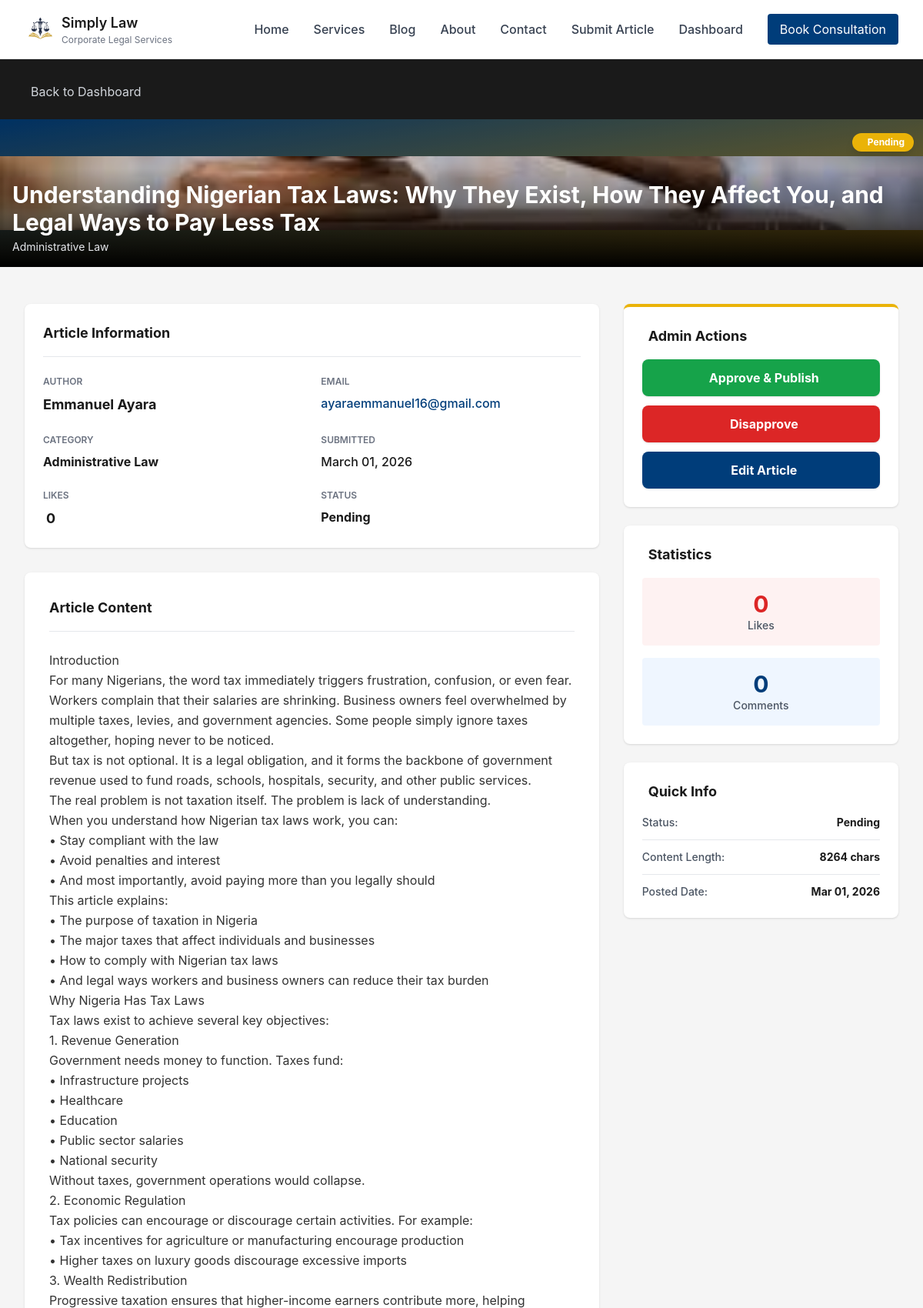
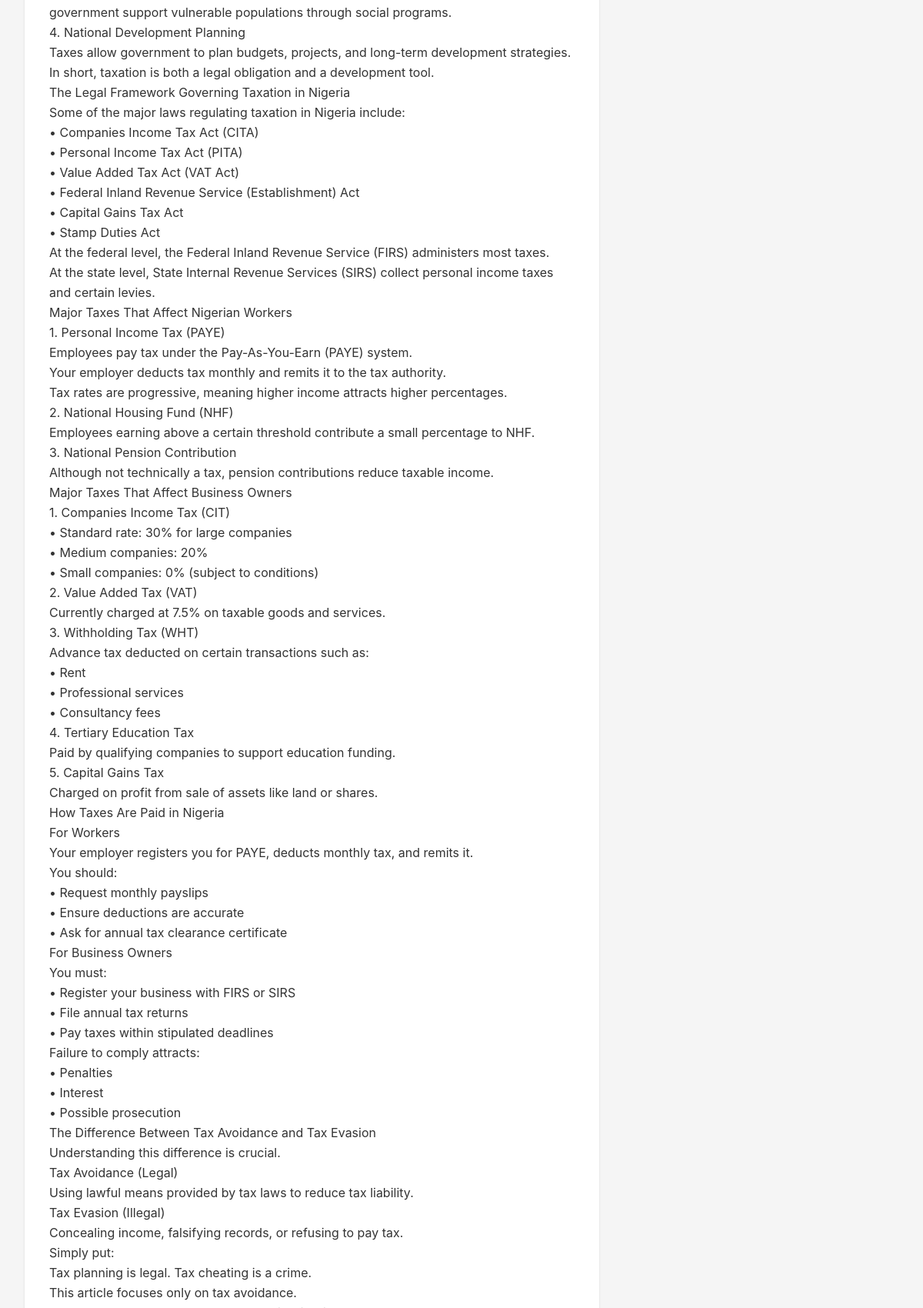
The app's page /admin/view/11 (signed in, upper part) with its own data (2 pictures, top to bottom).
### models.py (models this page shows, shortened)
class Article(db.Model):
    id = db.Column(db.Integer, primary_key=True)
    email = db.Column(db.String(120), nullable=False)
    title = db.Column(db.String(200), nullable=False)
    content = db.Column(db.Text, nullable=False)
    author = db.Column(db.String(100), nullable=False)
    date_posted = db.Column(db.DateTime, default=datetime.utcnow, nullable=False)
    date_submitted = db.Column(db.DateTime, default=datetime.utcnow, nullable=False)
    status = db.Column(
        db.String(20),
        nullable=False,
        default='pending',
        index=True  # ✅ Frequently queried
    )
    category = db.Column(
        db.String(100),
        nullable=False,
        default='General',
        index=True  # ✅ Frequently used for filtering
    )
    likes = db.Column(db.Integer, default=0, nullable=False)
    views = db.Column(db.Integer, default=0, nullable=False)
    cover_image = db.Column(db.String(255), nullable=True)
    document_filename = db.Column(db.String(255), nullable=True)
    deleted_at = db.Column(db.DateTime, nullable=True)
    is_draft = db.Column(db.Boolean, default=False, nullable=False)
    comments = db.relationship('Comment', backref='article', lazy=True, cascade='all, delete-orphan')
    visits = db.relationship('Visit', backref='article', lazy=True, cascade='all, delete-orphan')
    __table_args__ = (
        db.Index('idx_article_status_category', 'status', 'category'),
        db.Index('idx_article_date_posted', 'date_posted'),
        db.Index('idx_article_deleted_at', 'deleted_at'),  # ✅ For soft delete queries
        db.Index('idx_article_is_draft', 'is_draft'),  # ✅ For draft queries
    )
    def is_deleted(self):
        return self.deleted_at is not None

### blueprints/admin.py (the view)
@admin_bp.route('/admin/view/<int:article_id>')
@login_required
@admin_required
def admin_view_article(article_id):
    try:
        article = Article.query.get_or_404(article_id)
        if article.is_deleted():
            flash("This article has been deleted.", "warning")
            return redirect(url_for('admin.admin_dashboard')), 404
        page = request.args.get('page', 1, type=int)
        paginated_comments = Comment.query.filter(
            Comment.article_id == article_id,
            Comment.parent_id.is_(None),  # Only root comments
            Comment.deleted_at.is_(None)  # Exclude soft-deleted comments
        ).order_by(Comment.date_posted.desc()).paginate(
            page=page,
            per_page=5,
            error_out=False
        )
        logger.info(f"Admin {current_user.username} viewed article {article_id}")
        return render_template(
            'admin_view_article.html',
            article=article,
            paginated_comments=paginated_comments
        )
    except Exception as e:
        logger.error(f"Error viewing article {article_id}: {str(e)}")
        flash('Error loading article.', 'danger')
        return redirect(url_for('admin.admin_dashboard'))

### security.py (called while the page is built)
def admin_required(f):
    @wraps(f)
    def decorated_function(*args, **kwargs):
        if not current_user.is_authenticated:
            flash('You must be logged in.', 'danger')
            return redirect(url_for('auth.admin_login'))
        if not current_user.is_admin:
            flash('You do not have permission to access this page.', 'danger')
            return redirect(url_for('public.home'))
        return f(*args, **kwargs)
    return decorated_function

### templates/admin_view_article.html (shortened to what this page needs)
{% extends 'base.html' %}
{% block content %}
<section class="bg-law-dark text-white py-6">
    <div class="max-w-7xl mx-auto px-4 sm:px-6 lg:px-8">
        <a href="{{ url_for('admin.admin_dashboard') }}" class="inline-flex items-center gap-2 text-gray-300 hover:text-white transition">
            Back to Dashboard
        </a>
    </div>
</section>
<section class="relative h-48 bg-gradient-to-br from-law-blue to-law-gold overflow-hidden">
    {% if article.cover_image %}
        <img src="{{ url_for('static', filename='uploads/' + article.cover_image) }}" alt="{{ article.title }}" class="w-full h-full object-cover">
        <div class="absolute inset-0 bg-black bg-opacity-20"></div>
    {% else %}
        <div class="w-full h-full flex items-center justify-center">
            <i class="fas fa-image text-white text-4xl opacity-20"></i>
        </div>
    {% endif %}
    <div class="absolute top-3 right-3">
        {% if article.status == 'pending' %}
            <span class="inline-flex items-center gap-2 px-3 py-1 bg-yellow-500 text-white rounded-full text-xs font-bold shadow-lg">
                Pending
            </span>
        {% elif article.status == 'approved' %}
            <span class="inline-flex items-center gap-2 px-3 py-1 bg-green-500 text-white rounded-full text-xs font-bold shadow-lg">
                <i class="fas fa-check-circle"></i>Approved
            </span>
        {% elif article.status == 'disapproved' %}
            <span class="inline-flex items-center gap-2 px-3 py-1 bg-red-500 text-white rounded-full text-xs font-bold shadow-lg">
                <i class="fas fa-times-circle"></i>Disapproved
            </span>
        {% endif %}
    </div>
    <div class="absolute bottom-0 left-0 right-0 bg-gradient-to-t from-black via-black/50 to-transparent p-4">
        <div class="max-w-7xl mx-auto">
            <h1 class="text-2xl md:text-3xl font-bold text-white mb-1">{{ article.title }}</h1>
            <p class="text-gray-200 text-sm">{{ article.category }}</p>
        </div>
    </div>
</section>
<section class="py-12 bg-law-gray">
    <div class="max-w-7xl mx-auto px-4 sm:px-6 lg:px-8">
        <div class="grid grid-cols-1 lg:grid-cols-3 gap-8">
            <div class="lg:col-span-2 space-y-8">
                <div class="bg-white rounded-lg shadow p-6">
                    <h3 class="text-lg font-bold text-law-dark mb-6 pb-4 border-b border-gray-200">Article Information</h3>
                    <div class="space-y-6">
                        <div class="grid grid-cols-1 md:grid-cols-2 gap-6">
                            <div>
                                <p class="text-xs text-gray-500 font-semibold uppercase mb-2">Author</p>
                                <p class="text-law-dark font-bold text-lg">{{ article.author }}</p>
                            </div>
                            <div>
                                <p class="text-xs text-gray-500 font-semibold uppercase mb-2">Email</p>
                                <p class="text-law-blue font-medium"><a href="mailto:{{ article.email }}" class="hover:underline">{{ article.email }}</a></p>
                            </div>
                        </div>
                        <div class="grid grid-cols-1 md:grid-cols-2 gap-6">
                            <div>
                                <p class="text-xs text-gray-500 font-semibold uppercase mb-2">Category</p>
                                <p class="text-law-dark font-bold">{{ article.category }}</p>
                            </div>
                            <div>
                                <p class="text-xs text-gray-500 font-semibold uppercase mb-2">Submitted</p>
                                <p class="text-law-dark font-medium">{{ article.date_posted.strftime('%B %d, %Y') }}</p>
                            </div>
                        </div>
                        <div class="grid grid-cols-1 md:grid-cols-2 gap-6">
                            <div>
                                <p class="text-xs text-gray-500 font-semibold uppercase mb-2">Likes</p>
                                <p class="text-law-dark font-bold text-lg">{{ article.likes or 0 }}</p>
                            </div>
                            <div>
                                <p class="text-xs text-gray-500 font-semibold uppercase mb-2">Status</p>
                                <p class="text-law-dark font-bold capitalize">{{ article.status }}</p>
                            </div>
                        </div>
                    </div>
                </div>
                <div class="bg-white rounded-lg shadow p-8">
                    <h3 class="text-lg font-bold text-law-dark mb-6 pb-4 border-b border-gray-200">Article Content</h3>
                    <div class="prose prose-lg max-w-none text-gray-700 leading-relaxed">
                        {{ article.content|linebreaks }}
                    </div>
                </div>
            </div>
            <div class="space-y-6">
                {% if article.status == 'pending' %}
                <div class="bg-white rounded-lg shadow p-6 border-t-4 border-yellow-500">
                    <h3 class="text-lg font-bold text-law-dark mb-4 flex items-center gap-2">
                        Admin Actions
                    </h3>
                    <div class="space-y-3">
                        <form method="POST" action="{{ url_for('admin.approve_article', article_id=article.id) }}" style="display:block;">
                            <button type="submit" class="w-full px-6 py-3 bg-green-600 hover:bg-green-700 text-white font-bold rounded-lg transition inline-flex items-center justify-center gap-2 shadow">
                                Approve & Publish
                            </button>
                        </form>
                        <form method="POST" action="{{ url_for('admin.disapprove_article', article_id=article.id) }}" style="display:block;">
                            <button type="submit" class="w-full px-6 py-3 bg-red-600 hover:bg-red-700 text-white font-bold rounded-lg transition inline-flex items-center justify-center gap-2 shadow" onclick="return confirm('Are you sure you want to disapprove this article?');">
                                Disapprove
                            </button>
                        </form>
                        <a href="{{ url_for('articles.edit_article', article_id=article.id) }}" class="block w-full px-6 py-3 bg-law-blue hover:bg-opacity-90 text-white font-bold rounded-lg transition text-center inline-flex items-center justify-center gap-2 shadow">
                            Edit Article
                        </a>
                    </div>
                </div>
                {% endif %}
                <div class="bg-white rounded-lg shadow p-6">
                    <h3 class="text-lg font-bold text-law-dark mb-4 flex items-center gap-2">
                        Statistics
                    </h3>
                    <div class="space-y-4">
                        <div class="bg-red-50 rounded p-4 text-center">
                            <p class="text-3xl font-bold text-red-600">{{ article.likes or 0 }}</p>
                            <p class="text-sm text-gray-600 font-medium">Likes</p>
                        </div>
                        <div class="bg-blue-50 rounded p-4 text-center">
                            <p class="text-3xl font-bold text-law-blue">{{ paginated_comments.total }}</p>
                            <p class="text-sm text-gray-600 font-medium">Comments</p>
                        </div>
                    </div>
                </div>
                <div class="bg-white rounded-lg shadow p-6">
                    <h3 class="text-lg font-bold text-law-dark mb-4 flex items-center gap-2">
                        Quick Info
                    </h3>
                    <div class="space-y-3 text-sm">
                        <div class="flex justify-between">
                            <span class="text-gray-600 font-medium">Status:</span>
                            <span class="font-bold text-law-dark capitalize">{{ article.status }}</span>
                        </div>
                        <hr class="border-gray-200">
                        <div class="flex justify-between">
                            <span class="text-gray-600 font-medium">Content Length:</span>
                            <span class="font-bold text-law-dark">{{ article.content|length }} chars</span>
                        </div>
                        <hr class="border-gray-200">
                        <div class="flex justify-between">
                            <span class="text-gray-600 font-medium">Posted Date:</span>
                            <span class="font-bold text-law-dark">{{ article.date_posted.strftime('%b %d, %Y') }}</span>
                        </div>
                    </div>
                </div>
            </div>
        </div>
    </div>
</section>
{% endblock %}

### templates/base.html (style rules this page uses)
* { margin: 0; padding: 0; box-sizing: border-box; }
html { scroll-behavior: smooth; }
body { font-family: 'Inter', system-ui, -apple-system, sans-serif; background-color: #fafaf8; color: #1a1a1a; line-height: 1.6; }
a { transition: color 0.3s ease; }
button, .btn { transition: all 0.2s ease; }
.page-container { min-height: 100vh; display: flex; flex-direction: column; }
.bg-law-dark { background-color: #1a1a1a; }
.bg-law-blue { background-color: #003d7a; }
.bg-law-gray { background-color: #f5f5f5; }
.text-law-dark { color: #1a1a1a; }
.text-law-blue { color: #003d7a; }
h1, h2, h3, h4, h5, h6 { font-weight: 700; line-height: 1.2; margin-bottom: 0.5rem; }
h1 { font-size: 2.5rem; }
h3 { font-size: 1.5rem; }
section { padding: 3rem 0; }
button, a[class*="btn"], input, select, textarea { transition: all 0.2s ease; }

### templates/admin_view_article.html (style rules this page uses)
.prose { color: #333; }

### records on screen
Article: cover_image (picture), title "Understanding Nigerian Tax Laws: Why They Exist, How They Affect You, and Legal Ways to Pay Less Tax", category "Administrative Law", author "Emmanuel Ayara", email "ayaraemmanuel16@gmail.com", date_posted "March 01, 2026", likes "0", status "Pending", content "Introduction For many Nigerians, the word tax immediately triggers frustration, confusion, or even fear. Workers complain that their salaries are shrinking. Business owners feel overwhelmed by multiple taxes, levies, and government agencies. Some people simply ignore taxes altogether, hoping never to be noticed. But tax is not optional. It is a legal obligation, and it forms the backbone of government revenue used to fund roads, schools, hospitals, security, and other public services. The real problem is not taxation itself. The problem is lack of understanding. When you understand how Nigerian tax laws work, you can: • Stay compliant with the law • Avoid penalties and interest • And most…", date_posted "Mar 01, 2026"

### other values on screen
{{ paginated_comments.total }} "0"
{{ article.content|length }} "8264"
